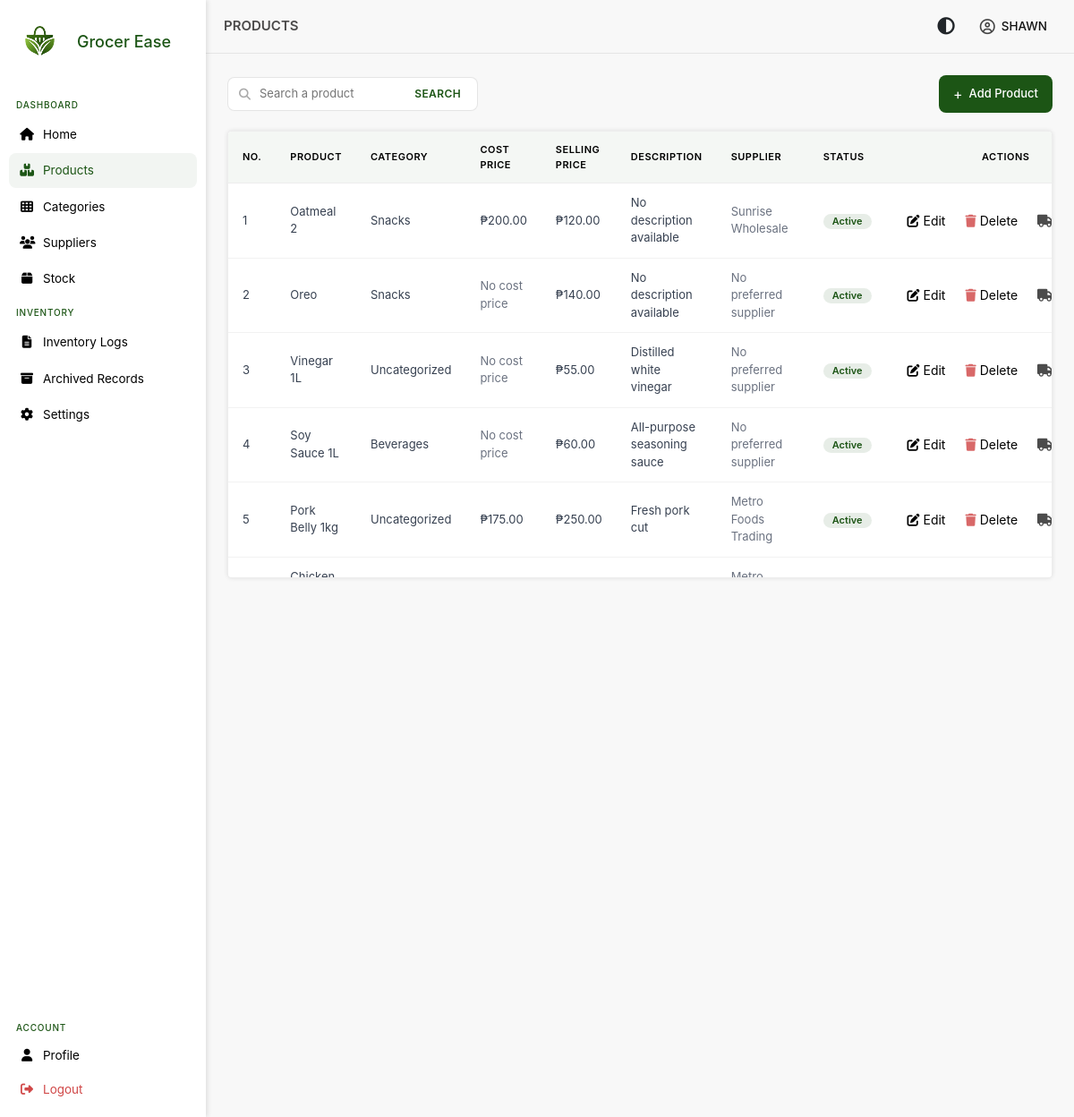
Before: /views/inventory/products.php (signed in) with the older database file.
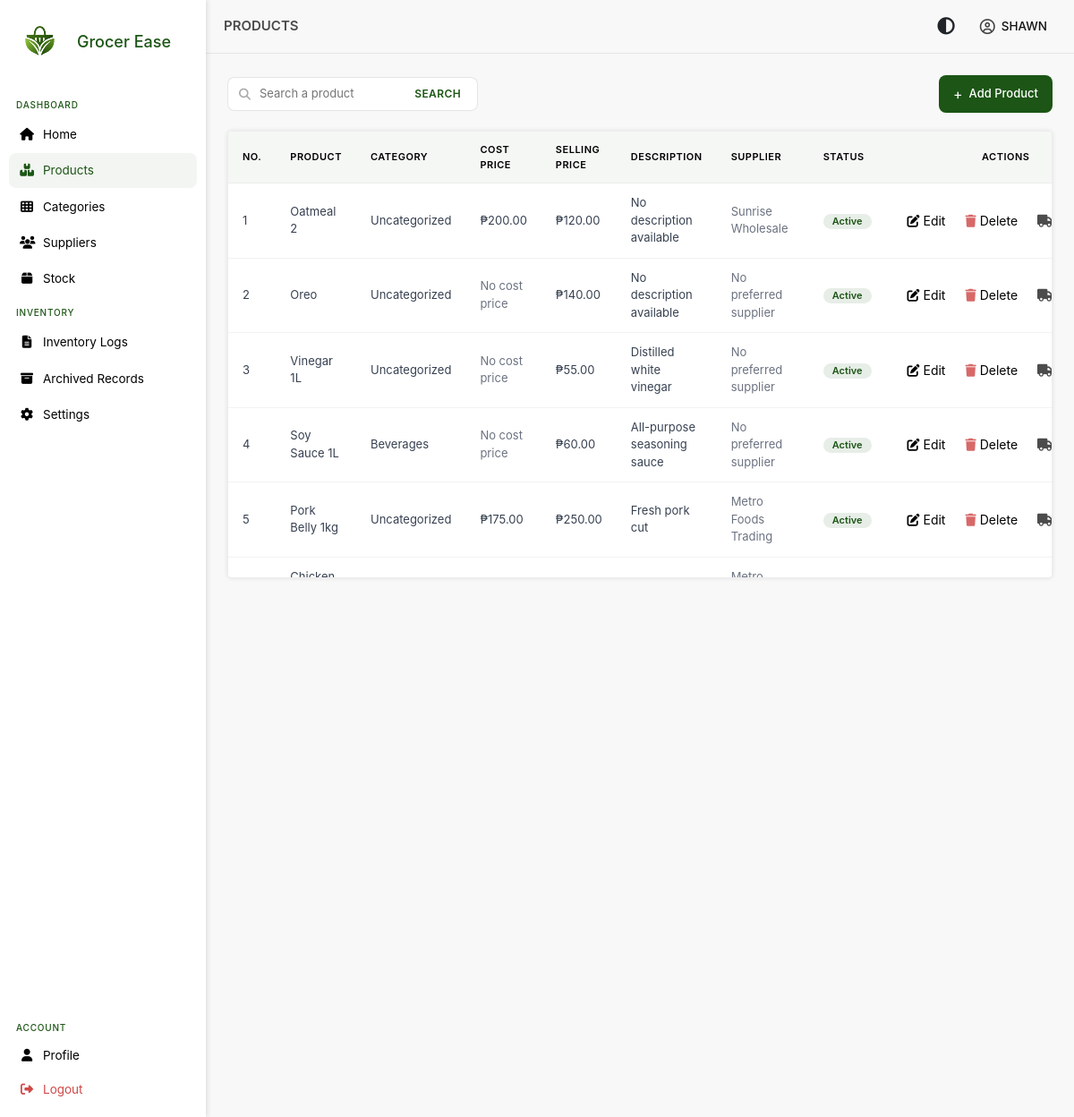
After: the same page with the newer database file.
### tables this page shows
CREATE TABLE `products` (
  `product_id_pk` int NOT NULL AUTO_INCREMENT,
  `product_name` varchar(250) NOT NULL,
  `product_description` longtext,
  `selling_price` decimal(10,2) NOT NULL,
  `status` tinyint DEFAULT '1',
  `is_deleted` tinyint DEFAULT '0',
  `category_id_fk` int DEFAULT NULL,
  `deleted_at` datetime DEFAULT NULL,
  PRIMARY KEY (`product_id_pk`),
  KEY `category_id_fk` (`category_id_fk`),
  KEY `idx_product_name` (`product_name`),
  CONSTRAINT `products_ibfk_1` FOREIGN KEY (`category_id_fk`) REFERENCES `categories` (`category_id_pk`)
);

CREATE TABLE `categories` (
  `category_id_pk` int NOT NULL AUTO_INCREMENT,
  `category_name` varchar(250) NOT NULL,
  `category_description` longtext,
  `is_deleted` tinyint DEFAULT '0',
  `deleted_at` datetime DEFAULT NULL,
  `status` tinyint DEFAULT '1',
  PRIMARY KEY (`category_id_pk`),
  KEY `idx_category_name` (`category_name`)
);

CREATE TABLE `suppliers` (
  `supplier_id_pk` int NOT NULL AUTO_INCREMENT,
  `supplier_name` varchar(250) NOT NULL,
  `contact_person` varchar(20) NOT NULL,
  `phone_number` varchar(20) NOT NULL,
  `email` varchar(250) NOT NULL,
  `address` varchar(250) NOT NULL,
  `company_name` varchar(250) NOT NULL,
  `is_deleted` tinyint DEFAULT '0',
  `deleted_at` datetime DEFAULT NULL,
  PRIMARY KEY (`supplier_id_pk`),
  KEY `idx_supplier_name` (`supplier_name`)
);

### autoload.php (called while the page is built, shortened)
<?php
spl_autoload_register(function ($class) {
    $paths = [
        __DIR__ . '/models/',
        __DIR__ . '/models/Stock/',
        __DIR__ . '/models/Relations/',
    ];
    foreach ($paths as $path) {
        $file = $path . $class . '.php';
        if (file_exists($file)) {
            return;
        }
    }
});
?>

### models/product.php (called while the page is built, shortened)
<?php
class Product
{
    private $conn;
    public function __construct($db)
    {
        $this->conn = $db;
    }
    public function GetPaginatedProducts($page = 1, $limit = 10)
    {
        $offset = ($page - 1) * $limit;
        $stmt = $this->conn->prepare("SELECT p.product_id_pk,
                                             p.product_name,
                                             c.category_name,
                                             CASE WHEN s.supplier_id_pk IS NULL THEN NULL ELSE ps.cost_price END AS cost_price,
                                             p.selling_price,
                                             p.product_description,
                                             p.status,
                                             p.is_deleted,
                                             s.supplier_name as preferred_supplier_name,
                                             c.status as category_status
                                             FROM products p
                                             LEFT JOIN categories c ON c.category_id_pk = p.category_id_fk AND c.is_deleted = 0
                                             LEFT JOIN product_supplier ps ON ps.product_id_fk = p.product_id_pk AND ps.preferred = 1
                                             LEFT JOIN suppliers s ON s.supplier_id_pk = ps.supplier_id_fk AND s.is_deleted = 0
                                             WHERE p.is_deleted = 0
                                             ORDER BY p.product_id_pk DESC
                                             LIMIT :limit OFFSET :offset");
        $stmt->bindParam(':limit', $limit, PDO::PARAM_INT);
        $stmt->bindParam(':offset', $offset, PDO::PARAM_INT);
        $stmt->execute();
        return $stmt->fetchAll(PDO::FETCH_ASSOC);
    }
}
?>

### views/inventory/products.php (the view, shortened to what the changed rows need)
<?php
require_once __DIR__ . '/../../autoload.php';
$search = $_GET['search'] ?? '';
$page = isset($_GET['page']) ? (int)$_GET['page'] : 1;
$limit = 10;
$product = new Product($db);
if (!empty($search)) {
    $products = $product->SearchProduct($search);
    $total_products = count($products);
    $total_pages = 1;
} else {
    $products = $product->GetPaginatedProducts($page, $limit);
}
?>
<!DOCTYPE html>
<html lang="en">
<?php include "../../includes/head.php" ?>
<body>
    <main class="main-content">
        <section class="page-content">
            <div class="menu-table">
                <table>
                    <thead>
                        <tr>
                            <th>No.</th>
                            <th>Product</th>
                            <th>Category</th>
                            <th>Cost Price</th>
                            <th>Selling Price</th>
                            <th>Description</th>
                            <th>Supplier</th>
                            <th>Status</th>
                            <th>Actions</th>
                        </tr>
                    </thead>
                    <tbody>
                        <?php $count = ($page - 1) * $limit + 1; ?>
                        <?php if (empty($products)): ?>
                            <tr>
                                <td colspan="9" style="text-align:center; color:#6b7280;">
                                    No products found
                                </td>
                            </tr>
                            <?php else: ?>
                                <?php foreach ($products as $prod): ?>
                            <tr>
                                <td><?= $count++ ?></td>
                                <td><?= htmlspecialchars($prod['product_name']) ?></td>
                                <td>
                                    <?= htmlspecialchars(
                                        isset($prod['category_name'])
                                            ? $prod['category_name'] . ($prod['category_status'] == 0 ? ' (Inactive)' : '')
                                            : 'Uncategorized'
                                    ) ?>
                                </td>
                                <td>
                                    <?= $prod['cost_price']
                                        ? '₱' . number_format($prod['cost_price'], 2)
                                        : '<span style="color:#6b7280;">No cost price</span>' ?>
                                </td>
                                <td>₱<?= number_format($prod['selling_price'], 2) ?></td>
                                <td><?= htmlspecialchars($prod['product_description'] == '' ? 'No description available' : $prod['product_description']) ?>
                                </td>
                                <td style="color:#6b7280;">
                                    <?= $prod['preferred_supplier_name'] ?? 'No preferred supplier' ?>
                                </td>
                                <td>
                                    <span class="badge <?= $prod['status'] == 1 ? 'active' : 'inactive' ?>">
                                        <?= $prod['status'] == 1 ? 'Active' : 'Inactive' ?>
                                    </span>
                                </td>
                                <td>
                                    <div class="actions">
                                        <form action="edit_product.php" method="POST">
                                            <button type="submit" class="edit-btn">
                                                <i class="fa-solid fa-pen-to-square"></i>
                                                <span>Edit</span>
                                            </button>
                                        </form>
                                        <button class="edit-btn" type="button"
                                            onclick="deleteProduct(<?= $prod['product_id_pk'] ?>, '<?= htmlspecialchars($prod['product_name']) ?>')">
                                            <i class="fa-solid fa-trash"></i>
                                            <span>Delete</span>
                                        </button>
                                        <?php if ($prod['status'] == 1): ?>
                                            <form action="manage_suppliers.php" method="POST">
                                                <button type="submit" class="manage-btn">
                                                    <i class="fa-solid fa-truck"></i>
                                                </button>
                                            </form>
                                        <?php endif; ?>
                                    </div>
                                </td>
                            </tr>
                        <?php endforeach; ?>
                    <?php endif; ?>
                    </tbody>
                </table>
            </div>
        </section>
    </main>
</body>
</html>

Changed rows visible on the page:
changed products "Oatmeal 2": category_id_fk.category_name "Snacks" → "Uncategorized"
changed products "Oreo": category_id_fk.category_name "Snacks" → "Uncategorized"
